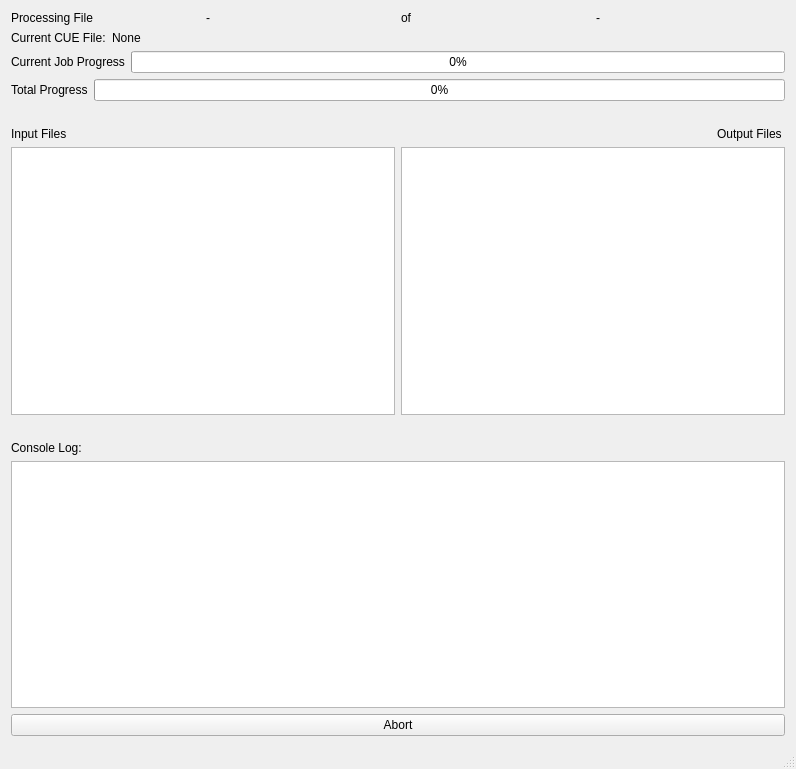
<?xml version="1.0" encoding="UTF-8"?>
<ui version="4.0">
 <class>MainWindow</class>
 <widget class="QMainWindow" name="MainWindow">
  <property name="geometry">
   <rect>
    <x>0</x>
    <y>0</y>
    <width>796</width>
    <height>769</height>
   </rect>
  </property>
  <property name="windowTitle">
   <string>CUEy Batch Processor</string>
  </property>
  <widget class="QWidget" name="centralWidget">
   <layout class="QVBoxLayout" name="verticalLayout_2">
    <item>
     <layout class="QHBoxLayout" name="horizontalLayout_2">
      <item>
       <widget class="QLabel" name="label_5">
        <property name="text">
         <string>Processing File</string>
        </property>
       </widget>
      </item>
      <item>
       <widget class="QLabel" name="bCurr">
        <property name="text">
         <string>-</string>
        </property>
       </widget>
      </item>
      <item>
       <widget class="QLabel" name="label_7">
        <property name="text">
         <string>of</string>
        </property>
       </widget>
      </item>
      <item>
       <widget class="QLabel" name="bSize">
        <property name="text">
         <string>-</string>
        </property>
       </widget>
      </item>
     </layout>
    </item>
    <item>
     <layout class="QHBoxLayout" name="horizontalLayout">
      <item>
       <widget class="QLabel" name="label_3">
        <property name="sizePolicy">
         <sizepolicy hsizetype="Minimum" vsizetype="Preferred">
          <horstretch>0</horstretch>
          <verstretch>0</verstretch>
         </sizepolicy>
        </property>
        <property name="text">
         <string>Current CUE File:</string>
        </property>
       </widget>
      </item>
      <item>
       <widget class="QLabel" name="cFileLabel">
        <property name="sizePolicy">
         <sizepolicy hsizetype="Expanding" vsizetype="Preferred">
          <horstretch>0</horstretch>
          <verstretch>0</verstretch>
         </sizepolicy>
        </property>
        <property name="text">
         <string>None</string>
        </property>
       </widget>
      </item>
     </layout>
    </item>
    <item>
     <layout class="QHBoxLayout" name="horizontalLayout_4">
      <item>
       <widget class="QLabel" name="label_10">
        <property name="text">
         <string>Current Job Progress</string>
        </property>
       </widget>
      </item>
      <item>
       <widget class="QProgressBar" name="cProBar">
        <property name="value">
         <number>0</number>
        </property>
       </widget>
      </item>
     </layout>
    </item>
    <item>
     <layout class="QHBoxLayout" name="horizontalLayout_3">
      <item>
       <widget class="QLabel" name="label_9">
        <property name="text">
         <string>Total Progress</string>
        </property>
       </widget>
      </item>
      <item>
       <widget class="QProgressBar" name="tProBar">
        <property name="value">
         <number>0</number>
        </property>
       </widget>
      </item>
     </layout>
    </item>
    <item>
     <spacer name="horizontalSpacer_2">
      <property name="orientation">
       <enum>Qt::Horizontal</enum>
      </property>
      <property name="sizeHint" stdset="0">
       <size>
        <width>40</width>
        <height>20</height>
       </size>
      </property>
     </spacer>
    </item>
    <item>
     <layout class="QGridLayout" name="gridLayout">
      <item row="1" column="1">
       <widget class="QListView" name="outView"/>
      </item>
      <item row="0" column="0">
       <widget class="QLabel" name="label">
        <property name="text">
         <string>Input Files</string>
        </property>
       </widget>
      </item>
      <item row="0" column="1">
       <widget class="QLabel" name="label_2">
        <property name="text">
         <string>Output Files </string>
        </property>
        <property name="alignment">
         <set>Qt::AlignRight|Qt::AlignTrailing|Qt::AlignVCenter</set>
        </property>
       </widget>
      </item>
      <item row="1" column="0">
       <widget class="QListView" name="inView"/>
      </item>
     </layout>
    </item>
    <item>
     <layout class="QVBoxLayout" name="verticalLayout">
      <item>
       <spacer name="horizontalSpacer">
        <property name="orientation">
         <enum>Qt::Horizontal</enum>
        </property>
        <property name="sizeHint" stdset="0">
         <size>
          <width>40</width>
          <height>20</height>
         </size>
        </property>
       </spacer>
      </item>
      <item>
       <widget class="QLabel" name="label_11">
        <property name="text">
         <string>Console Log:</string>
        </property>
       </widget>
      </item>
      <item>
       <widget class="QTextBrowser" name="cmdout"/>
      </item>
     </layout>
    </item>
    <item>
     <widget class="QPushButton" name="abBu">
      <property name="text">
       <string>Abort</string>
      </property>
     </widget>
    </item>
   </layout>
  </widget>
  <widget class="QStatusBar" name="statusbar"/>
 </widget>
 <layoutdefault spacing="6" margin="11"/>
 <resources/>
 <connections/>
</ui>
